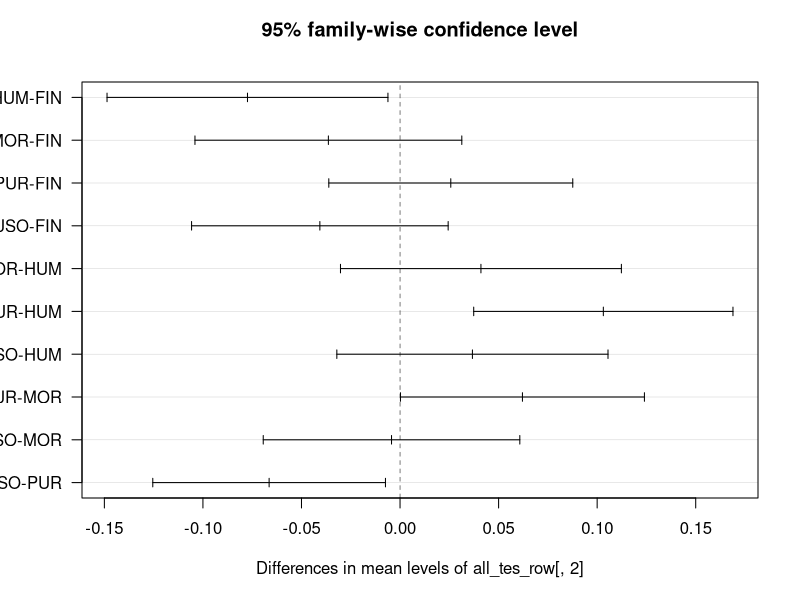
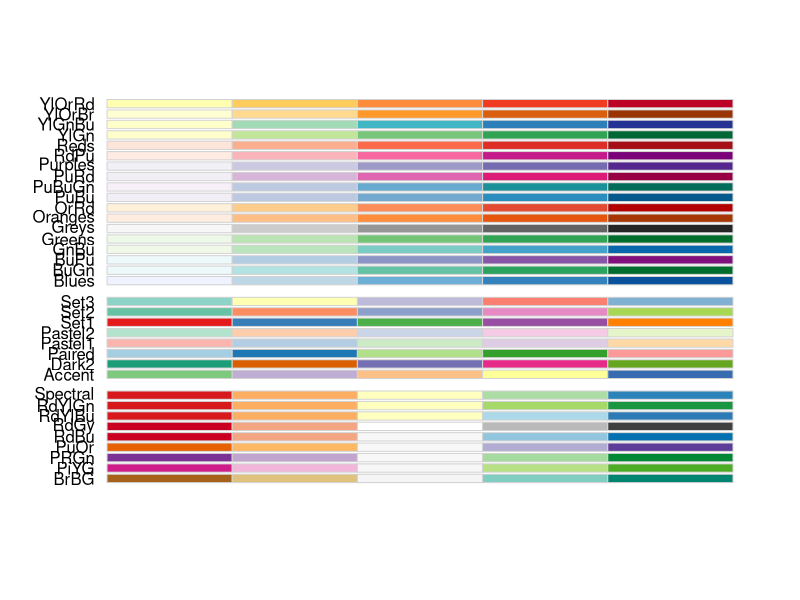
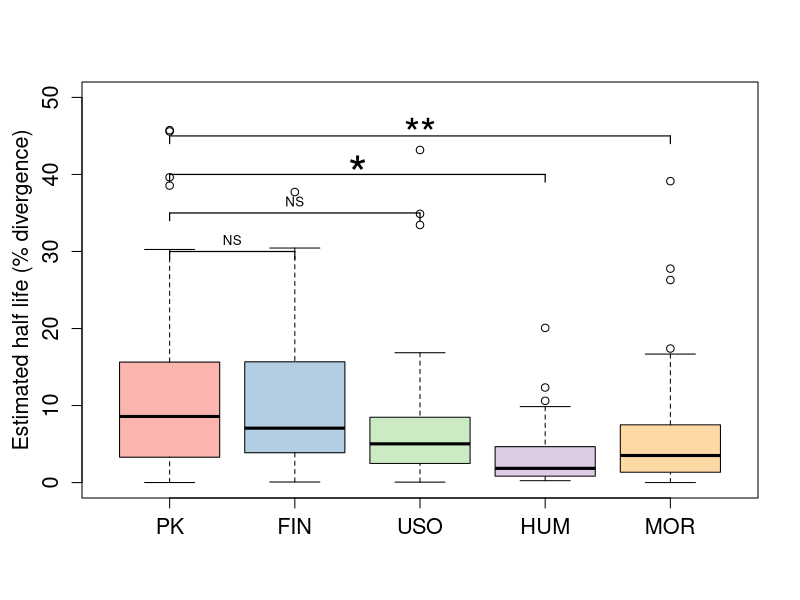

The R source for these figures, in order: (Note: this script raises an error after producing the figures.)
## ANOVA between the different genomes.
library(RColorBrewer)
setwd("~/Documents/Projects/Summer'14/")
setwd("~/mygit/ExploringTEsinCannabisGenome/")
## Environment files are from a new project
mor_tes <- read.csv("./genome_mor/TEfamilies_CLwise_final_table.csv", as.is = T)
mor_tes_sub <- subset(mor_tes, mor_tes$Estimated.Half.life > 0 & mor_tes$Estimated.Half.life < 1)
#mor_tes_sub <- subset(mor_tes, mor_tes$Estimated.Half.life > 0)
hum_tes <- read.csv("./genome_hum/TEfamilies_CLwise_final_table.csv", as.is = T)
hum_tes_sub <- subset(hum_tes, hum_tes$Estimated.Half.life > 0 & hum_tes$Estimated.Half.life < 1)
#hum_tes_sub <- subset(hum_tes, hum_tes$Estimated.Half.life > 0)
uso_tes <- read.csv("./genome_uso/TEfamilies_CLwise_final_table.csv", as.is = T)
uso_tes_sub <- subset(uso_tes, uso_tes$Estimated.Half.life > 0 & uso_tes$Estimated.Half.life < 1)
#uso_tes_sub <- subset(uso_tes, uso_tes$Estimated.Half.life > 0)
pur_tes <- read.csv("./genome_pk/TEfamilies_CLwise_final_table.csv", as.is = T)
pur_tes_sub <- subset(pur_tes, pur_tes$Estimated.Half.life > 0 & pur_tes$Estimated.Half.life < 1)
#pur_tes_sub <- subset(pur_tes, pur_tes$Estimated.Half.life > 0)
fin_tes <- read.csv("./genome_fin/TEfamilies_CLwise_final_table.csv", as.is = T)
fin_tes_sub <- subset(fin_tes, fin_tes$Estimated.Half.life > 0 & fin_tes$Estimated.Half.life < 1)
#fin_tes_sub <- subset(fin_tes, fin_tes$Estimated.Half.life > 0)


#_______________________________________________
## ANOVA

all_tes_row <- rbind(cbind(HF = pur_tes_sub$Estimated.Half.life, GEN = "PUR"), cbind(HF = fin_tes_sub$Estimated.Half.life, GEN = "FIN"), cbind(HF = uso_tes_sub$Estimated.Half.life, GEN = "USO"), cbind(HF = hum_tes_sub$Estimated.Half.life, GEN = "HUM"), cbind(HF = mor_tes_sub$Estimated.Half.life, GEN = "MOR"))

tes.aov <- aov(all_tes_row[,1] ~ all_tes_row[,2])
summary(tes.aov)
#tes.aov$assign

plot(TukeyHSD(tes.aov), las = 1)


#Difference in the means between the genomes

pur_tes_sub$Estimated.Half.life
t.test(pur_tes_sub$Estimated.Half.life, fin_tes_sub$Estimated.Half.life)
t.test(pur_tes_sub$Estimated.Half.life, uso_tes_sub$Estimated.Half.life)
t.test(pur_tes_sub$Estimated.Half.life, mor_tes_sub$Estimated.Half.life)
t.test(pur_tes_sub$Estimated.Half.life, hum_tes_sub$Estimated.Half.life)

t.test(mor_tes_sub$Estimated.Half.life, hum_tes_sub$Estimated.Half.life)
t.test(mor_tes_sub$Estimated.Half.life, fin_tes_sub$Estimated.Half.life)
t.test(mor_tes_sub$Estimated.Half.life, uso_tes_sub$Estimated.Half.life)


## We do the Wilcox-Mann Whitney test
wilcox.test(pur_tes_sub$Estimated.Half.life, fin_tes_sub$Estimated.Half.life)
wilcox.test(pur_tes_sub$Estimated.Half.life, uso_tes_sub$Estimated.Half.life)
wilcox.test(pur_tes_sub$Estimated.Half.life, mor_tes_sub$Estimated.Half.life)
wilcox.test(pur_tes_sub$Estimated.Half.life, hum_tes_sub$Estimated.Half.life)

wilcox.test(mor_tes_sub$Estimated.Half.life, hum_tes_sub$Estimated.Half.life)
wilcox.test(mor_tes_sub$Estimated.Half.life, fin_tes_sub$Estimated.Half.life)
wilcox.test(mor_tes_sub$Estimated.Half.life, uso_tes_sub$Estimated.Half.life)


## Adding significance to the box plot

addSegment <- function(x1, x2, y, label, lwd, cex){
  segments(x0 = x1, x1 = x2, y0 = y, y1 = y, lwd = lwd)
  segments(x0 = x1, x1 = x1, y0 = y -1, y1 = y, lwd = lwd)
  segments(x0 = x2, x1 = x2, y0 = y -1, y1 = y, lwd = lwd)
  text(x = (x1 + x2)/2, y = y + 1.5, labels = label, cex = cex)
}

display.brewer.all(5)
cex.plot = 1.3
line.width = 1.2
cex.low = 0.8
cex.high = 2.5

figure3 <- boxplot(100 * pur_tes_sub$Estimated.Half.life, 100 * fin_tes_sub$Estimated.Half.life, 100 * uso_tes_sub$Estimated.Half.life, 100 * hum_tes_sub$Estimated.Half.life, 100 * mor_tes_sub$Estimated.Half.life, names = c("PK", "FIN", "USO", "HUM", "MOR"), ylim = c(0, 50), col = brewer.pal(5, "Pastel1"), ylab = "", notch = F, outline = T, cex.axis = cex.plot)
mtext("Estimated half life (% divergence)", side=2, line=2.5, cex=cex.plot)
addSegment(1, 2, 30, "NS", lwd = line.width, cex = cex.low)
addSegment(1, 3, 35, "NS", lwd = line.width, cex = cex.low)
addSegment(1, 5, 45, "**", lwd = line.width, cex = cex.high)
addSegment(1, 4, 40, "*", lwd = line.width, cex = cex.high * 1.2)

#####  ARCHIVE commands



all_tes_sub <- rbind(pur_tes_sub, mor_tes_sub, hum_tes_sub, fin_tes_sub, uso_tes_sub)

qqplot(100 * pur_tes_sub$Estimated.Half.life, 100 * hum_tes_sub$Estimated.Half.life, pch = 20)
abline(0,1)

all_tes_sub <- cbind(PUR = pur_tes_sub$Estimated.Half.life, FIN = fin_tes_sub$Estimated.Half.life, USO = uso_tes_sub$Estimated.Half.life, MOR = mor_tes_sub$Estimated.Halfw.life, HUM = hum_tes_sub$Estimated.Half.life)

all_tes_row <- rbind(cbind(HF = pur_tes_sub$Estimated.Half.life, GEN = "PUR"), cbind(HF = fin_tes_sub$Estimated.Half.life, GEN = "FIN"), cbind(HF = uso_tes_sub$Estimated.Half.life, GEN = "USO"), cbind(HF = hum_tes_sub$Estimated.Half.life, GEN = "HUM"), cbind(HF = mor_tes_sub$Estimated.Half.life, GEN = "MOR"))

all_tes_row <- rbind(cbind(HF = pur_tes$Estimated.Half.life, GEN = "PUR"), cbind(HF = fin_tes$Estimated.Half.life, GEN = "FIN"), cbind(HF = uso_tes$Estimated.Half.life, GEN = "USO"), cbind(HF = hum_tes$Estimated.Half.life, GEN = "HUM"), cbind(HF = mor_tes$Estimated.Half.life, GEN = "MOR"))

c(length(pur_tes_sub$Estimated.Half.life), length(mor_tes_sub$Estimated.Half.life), length(hum_tes_sub$Estimated.Half.life), length(fin_tes_sub$Estimated.Half.life), length(uso_tes_sub$Estimated.Half.life))


100 * c(mean(pur_tes_sub$Estimated.Half.life, na.rm = T), mean(fin_tes_sub$Estimated.Half.life, na.rm = T), mean(uso_tes_sub$Estimated.Half.life, na.rm = T), mean(mor_tes_sub$Estimated.Half.life, na.rm = T), mean(hum_tes_sub$Estimated.Half.life, na.rm = T))

100 * c(sd(pur_tes_sub$Estimated.Half.life, na.rm = T), sd(fin_tes_sub$Estimated.Half.life, na.rm = T), sd(uso_tes_sub$Estimated.Half.life, na.rm = T), sd(mor_tes_sub$Estimated.Half.life, na.rm = T), sd(hum_tes_sub$Estimated.Half.life, na.rm = T))

c("PUR","FIN","USO","MOR","HUM")



